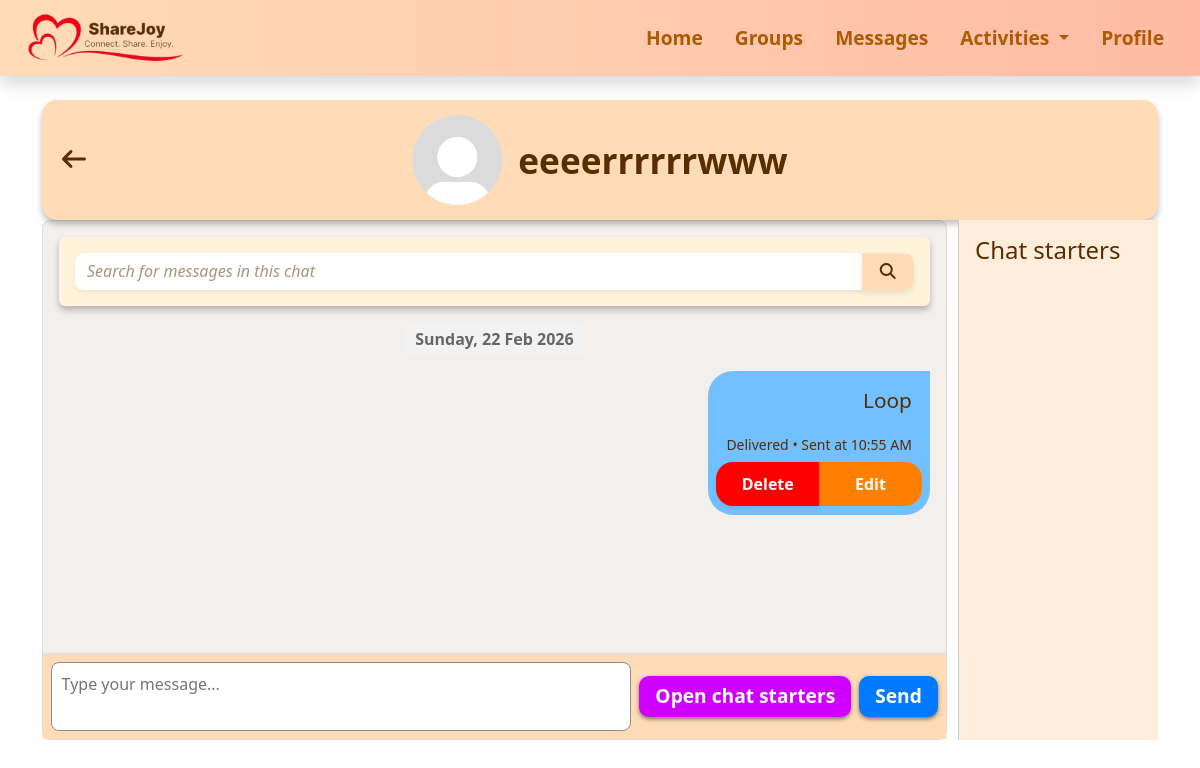
Screenshot of /textchat/4 (signed in) with the database file from the repository.
### messages.py (models this page shows, shortened)
class Contact(db.Model):
    __table_args__ = (
    db.UniqueConstraint('owner_user_id', 'contact_user_id', name='uq_owner_contact'),
    )
    __tablename__ = 'contact'
    id = db.Column(db.Integer, primary_key=True)
    owner_user_id = db.Column(
        db.Integer,
        db.ForeignKey("user.id", name="fk_contact_owner_user_id"),
        nullable=False
    )
    contact_user_id = db.Column(
        db.Integer,
        db.ForeignKey("user.id", name="fk_contact_contact_user_id"),
        nullable=False
    )
    display_name = db.Column(db.String(35), nullable=False)
    short_desc = db.Column(db.String(120))
    message_status = db.Column(db.String(20), default="Unread")
    created_at = db.Column(db.DateTime, default=datetime.utcnow)
    last_chat = db.Column(db.DateTime)
    owner = db.relationship('User', foreign_keys=[owner_user_id], backref='contacts')
    contact_user = db.relationship('User', foreign_keys=[contact_user_id])
    messages_sent = db.relationship(
        'Message',
        foreign_keys='Message.sender_id',
        primaryjoin='Contact.owner_user_id == Message.sender_id',
        backref=db.backref('sender_contact', passive_deletes=True),
        lazy='dynamic'
    )
    messages_received = db.relationship(
        'Message',
        foreign_keys='Message.receiver_id',
        primaryjoin='Contact.owner_user_id == Message.receiver_id',
        backref=db.backref('receiver_contact', passive_deletes=True),
        lazy='dynamic'
    )
    deleted_history = db.Column(db.Boolean, default=False)
    chat_cleared_at = db.Column(db.DateTime, nullable=True)

class Message(db.Model):
    __tablename__ = 'message'
    id = db.Column(db.Integer, primary_key=True)
    sender_id = db.Column(
        db.Integer,
        db.ForeignKey("user.id", name="fk_message_sender_id"),
        nullable=False
    )
    receiver_id = db.Column(
        db.Integer,
        db.ForeignKey("user.id", name="fk_message_receiver_id"),
        nullable=False
    )
    content = db.Column(db.Text, nullable=False)
    timestamp = db.Column(
        db.DateTime(timezone=True),
        nullable=False,
        default=lambda: datetime.now(pytz.utc),
        index=True
    )
    status = db.Column(db.String(20), default="Delivered")
    @property
    def date_only(self):
        return self.timestamp.date() if self.timestamp else None
    sender = db.relationship(
        'User',
        foreign_keys=[sender_id],
        backref=db.backref('sent_messages', lazy='dynamic', overlaps='messages_sent,sender_contact'),
        overlaps='messages_sent,sender_contact'
    )
    receiver = db.relationship(
        'User',
        foreign_keys=[receiver_id],
        backref=db.backref('received_messages', lazy='dynamic', overlaps='messages_received,receiver_contact'),
        overlaps='messages_received,receiver_contact'
    )

### app.py (the view, shortened to what this page needs)
@app.route("/textchat/<int:contact_id>", methods=["GET", "POST"])
def textchat(contact_id):
    if "user_id" not in session:
        return redirect(url_for("login"))
    user = User.query.get(session["user_id"])
    if not user:
        session.clear()
        return redirect(url_for("login"))
    contact = Contact.query.filter_by(
        id=contact_id,
        owner_user_id=user.id
    ).first()
    chat_user = None
    if contact:
        chat_user = User.query.get(contact.contact_user_id)
    if not chat_user:
        abort(404)
    search = request.args.get("search", "").strip()
    base_query = Message.query.filter(
        or_(
            and_(Message.sender_id == user.id, Message.receiver_id == chat_user.id),
            and_(Message.sender_id == chat_user.id, Message.receiver_id == user.id)
        )
    )
    if contact and contact.chat_cleared_at:
        base_query = base_query.filter(Message.timestamp > contact.chat_cleared_at)
    if search:
        base_query = base_query.filter(Message.content.ilike(f"%{search}%"))
    messages = base_query.order_by(Message.timestamp.asc()).all()
    unread_messages = Message.query.filter(
        Message.sender_id == chat_user.id,
        Message.receiver_id == user.id,
        Message.status != "Read"
    ).all()
    for msg in unread_messages:
        msg.status = "Read"
    db.session.commit()
    return render_template(
        "textchat.html",
        contact=contact,
        chat_user=chat_user,
        messages=messages,
        user=user,
        title=f"Chat with {contact.display_name if contact else chat_user.user_unique_id}"
    )

### app.py (called while the page is built)
@app.template_filter("onlytime")
def onlytime(dt):
    if not dt:
        return ""
    if dt.tzinfo is None:
        dt = dt.replace(tzinfo=pytz.utc)
    sg_tz = pytz.timezone("Asia/Singapore")
    return dt.astimezone(sg_tz).strftime("%I:%M %p")

### templates/textchat.html (shortened to what this page needs)
{% extends "base.html" %}
{% block extra_css %}
<link rel="stylesheet" href="{{ url_for('static', filename='css/textchat.css') }}">
{% endblock %}
{% block content %}
<div class="section-box">
  <a href="{{ url_for('messages') }}" class="btn btn-link p-0 back-arrow">
    <i class="fa-solid fa-arrow-left"></i>
  </a>
  <div class="text-pfp-container">
    <img src="{{ url_for('static', filename='images/default_pfp.jpg') }}"
         alt="{{ contact.display_name }} picture" class="pfp">
    <span class="chat-username fw-semibold">
      {{ contact.display_name if contact else chat_user.user_unique_id }}
    </span>
  </div>
</div>
<div class="chat-wrapper">
  <div class="chat-container" id="chatContainer">
    <div class="messages-area">
      <div class="p-3 mb-3 rounded shadow-sm box1">
        <div class="d-flex flex-column flex-md-row align-items-start align-items-md-center gap-2">
          <form method="get" class="flex-grow-1 mb-2 mb-md-0 box2 rounded" id="message-search-form">
            <div class="input-group w-100 w-md-auto">
              <input type="text" name="search" class="form-control shadow-sm searchbar"
                placeholder="Search for messages in this chat" value="{{ request.args.get('search', '') }}">
              <button class="btn search-btn" type="submit">
                <i class="fa-solid fa-magnifying-glass"></i>
              </button>
            </div>
          </form>
        </div>
      </div>
      {% if messages %}
        {% for day, day_messages in messages|groupby('date_only') %}
          <div class="day-label">{{ day.strftime("%A, %d %b %Y") }}</div>
          {% for message in day_messages %}
      <div id="message-{{ message.id }}" class="message {% if message.sender_id == user.id %}sent{% else %}received{% endif %}">
        <div class="message-content">
          <p class="message-text">{{ message.content }}</p>
          {% if message.sender_id != user.id %}
            <small>Sent at {{ message.timestamp|onlytime }}</small>
            {% if message.delivered_at %}
              <br><small>Delivered at {{ message.delivered_at|onlytime }}</small>
            {% endif %}
            {% if message.read_at %}
              <br><small>Read at {{ message.read_at|onlytime }}</small>
            {% endif %}
          {% else %}
            {% if message.read_at %}
              <small>Read • Sent at {{ message.timestamp|onlytime }}</small>
            {% elif message.delivered_at %}
              <small>Delivered • Sent at {{ message.timestamp|onlytime }}</small>
            {% else %}
              <small>{{ message.status }} • Sent at {{ message.timestamp|onlytime }}</small>
            {% endif %}
          {% endif %}
          {% if message.sender_id == user.id %}
            <div class="message-actions">
              <button type="button" class="btn redbtn btn-sm fw-semibold shadow-sm delete-btn"
                      data-bs-toggle="modal" data-bs-target="#deleteModal{{ message.id }}">
                Delete
              </button>
              <button type="button" class="edit-btn btn" onclick="startEdit(this)">
                Edit
              </button>
            </div>
          {% endif %}
        </div>
      </div>
          {% endfor %}
        {% endfor %}
{% endif %}
    </div>
    <form method="POST" class="input-area">
      <textarea name="content" class="message-input" placeholder="Type your message..." required></textarea>
      <button type="button" id="togglePaneButton" class="dobtn fw-semibold" onclick="togglePane()">Open chat starters</button>
      <button type="submit" class="send-btn dobtn fw-semibold">Send</button>
    </form>
  </div>
  <div class="right-pane" id="rightPane">
    <h4>Chat starters</h4>
  </div>
</div>
{% endblock %}

### static/css/base.css (style rules this page uses)
.section-box { width: 100%; min-height: 100px; color: #582D00; background-color: #fff2e6; box-shadow: 0 4px 6px rgba(0, 0, 0, 0.256); padding: 20px 20px 15px 20px; margin: 2rem auto; border-radius: 15px; }
body { padding-bottom: 2rem;; }
.searchbar { background-color: transparent !important; border: none !important; flex: 1 !important; }
.search-btn { background-color: #FFDCB7; color: #582D00; border: none; box-shadow: 0 4px 6px #00000014; font-weight: 600; height: 100%; border-radius: 0 10px 10px 0; }
.box1 { background-color: #fff3db; color: #000000; box-shadow: 0 4px 6px rgba(0, 0, 0, 0.256) !important; ; }
.box2 { background-color: #fff; border-radius: 10px !important; max-height: 40px; min-width: 430px !important; }
body, input, textarea, .form-label, .formL { color: #582D00 !important; }
.fa-arrow-left { color: #582D00; font-weight: semibold; font-size: 1.5rem; }
.form-control, .form-select { background-color: #FDFAF7; border: 1px solid rgba(0, 0, 0, 0.2); box-shadow: 0 4px 6px rgba(0, 0, 0, 0.13); }
.form-control::placeholder, .form-select::placeholder, input#date::placeholder, input#time::placeholder, .form-select option[value=""], .form-select:has(option[value=""]:checked) { font-style: italic; color: #AA937B; }
.cancelbtn, .dobtn, .cancel-btn, .successbtn, .okbtn, .redbtn, .cta-btn, .search-btn, #toggle-filters, .clearbtn { border: none; box-shadow: 0 4px 6px rgba(0, 0, 0, 0.08); padding: 0.4rem 1rem; border-radius: 10px; font-weight: 600; transition: none; }
.dobtn, .successbtn { background: #FFB587; color: #582D00; font-size: 1.2rem; }
.redbtn, .btn-danger { background: #F60D0D; color: #FFF; font-size: 1.2rem; padding: 0.4rem 0.7rem; box-shadow: 0 4px 6px rgba(0, 0, 0, 0.158); }
.search-btn { background-color: #FFDCB7; color: #582D00; border: none; box-shadow: 0 4px 6px #00000014; font-weight: 600; }
.cancelbtn, .dobtn, .cancel-btn, .successbtn, .okbtn, .redbtn, .cta-btn, .search-btn, .clearbtn, .join-btn, .maxbtn, .createdbtn, .joined { -webkit-appearance: none; -moz-appearance: none; appearance: none; outline: none !important; border: none !important; }

### rows the page displays
Contact: display_name "eeeerrrrrrwww"
Message: content "Loop", status "Delivered", timestamp|onlytime "10:55 AM"

### other values shown
{{ day.strftime("%A, %d %b %Y") }} "Sunday, 22 Feb 2026"
